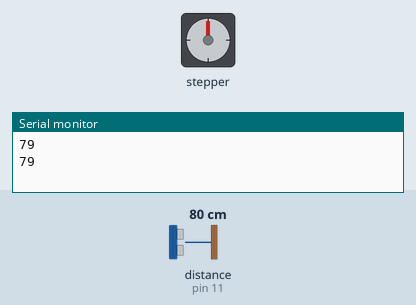
Bench run of a sketch on a simulated Arduino Uno, built with avr-gcc and run on an emulated ATmega328P. Parts: stepper motor, the last lines printed to the serial monitor. Wiring (inferred from the names in the program): ultrasonic range finder: trigger pin 12; echo pin 11; stepper motor driver (200 steps per turn assumed): step pin 8; direction pin 9. The test bench sets the inputs (shaded band); at power-on: distance to the obstacle (sensor on pin 11) 80 cm. The echo pulse lasts 58.3 µs per cm.

Above: at 3.4 s.
3.5 s: distance to the obstacle (sensor on pin 11) set to 2 cm
At 9.0 s:
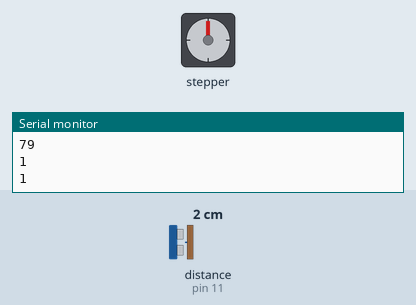
10.7 s: distance to the obstacle (sensor on pin 11) set to 48 cm
17.9 s: distance to the obstacle (sensor on pin 11) set to 53 cm
At 19.2 s:
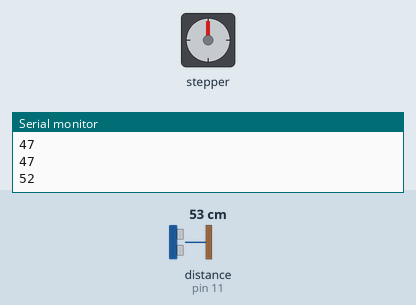
21.4 s: distance to the obstacle (sensor on pin 11) set to 4 cm
At 27.3 s:
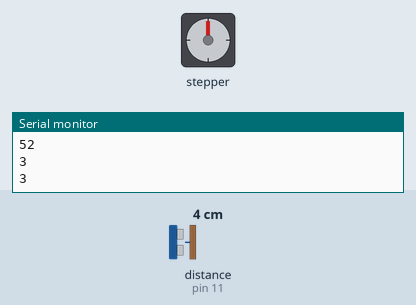
Timing chart, 0 to 76.1 s (numbered marks = the images above; inputs shaded):
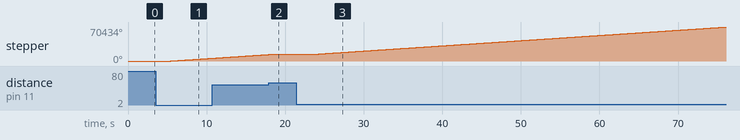

Measured:
- the behaviour switches between 50 and 51 cm on distance to the obstacle (sensor on pin 11) (found by bisection; images 1 and 2)
- after the input at 3.5 s, stepper: keeps turning clockwise at about 1099°/s, starting after 2.0 s
- after the input at 17.9 s, stepper: goes on until 18.7 s, then stays 14400°
- after the input at 21.4 s, stepper: keeps turning clockwise at about 1079°/s, starting after 2.8 s

The sketch:

Stepper_Ultrasonic_fn.ino
```cpp
int trig = 12;
int echo = 11;
long duration, distance;
//=============================================
#define step 8
#define dir 9

void setup() {
  Serial.begin(9600);
  pinMode(trig, OUTPUT );
  pinMode(echo, INPUT );
  //=================================================
  pinMode(step,OUTPUT);
  pinMode(dir,OUTPUT);
}
void turnon(){
    digitalWrite(dir,HIGH);
  for(int x = 0; x < 1600; x++){ //x is controling the number of turns (200 = 1 turn)
    digitalWrite(step,HIGH);
    delayMicroseconds(800); // speed control
    digitalWrite(step,LOW);
    delayMicroseconds(800);
  }
}
void turnoff(){
      digitalWrite(dir,HIGH);
  for(int x = 0; x < 1600; x++){ //x is controling the number of turns (200 = 1 turn)
    digitalWrite(step,LOW);
    delayMicroseconds(800); // speed control
    digitalWrite(step,LOW);
    delayMicroseconds(800);
  }

}
void loop() {
  digitalWrite(trig, LOW);
  delayMicroseconds(2);
  digitalWrite(trig, HIGH);
  delayMicroseconds(10);
  digitalWrite(trig, LOW);
  duration = pulseIn(echo, HIGH);
  distance = (duration / 2) * 0.0343;   //343*(100/1000000)=343/10000
  Serial.println(distance);
  delay(100);

  if(distance<50)
  {
    turnon();
  }
  else
  {
    turnoff();
  }
}
```
